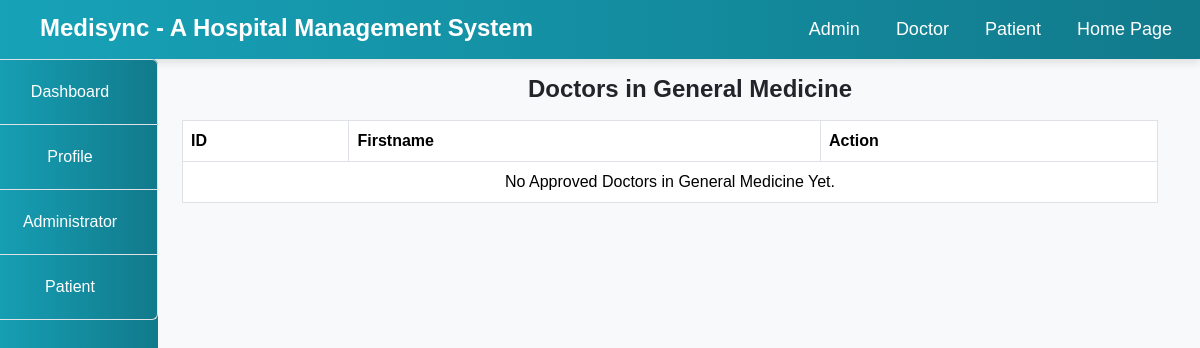
Page /Hospital/admin/doctor_details.php?department=General Medicine on the earlier database version.
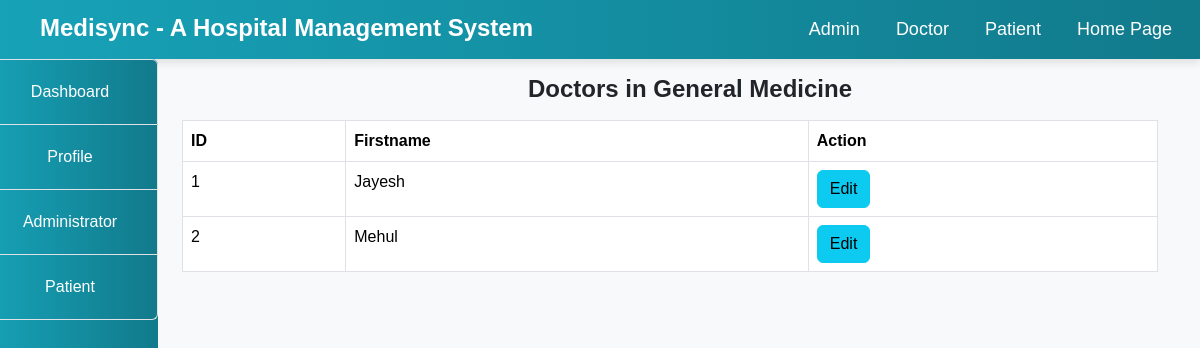
Same page on the later database version.
### tables this page shows
CREATE TABLE `doctors` (
  `id` int(100) NOT NULL,
  `firstname` varchar(100) NOT NULL,
  `surname` varchar(100) NOT NULL,
  `username` varchar(100) NOT NULL,
  `email` varchar(100) NOT NULL,
  `gender` varchar(100) NOT NULL,
  `phone` varchar(100) NOT NULL,
  `city` varchar(100) NOT NULL,
  `qualification` varchar(100) NOT NULL,
  `experience` varchar(100) NOT NULL,
  `password` varchar(100) NOT NULL,
  `salary` varchar(100) NOT NULL,
  `department` varchar(100) NOT NULL,
  `date_reg` varchar(100) NOT NULL,
  `status` text NOT NULL,
  `profile` varchar(100) NOT NULL
);

### Hospital/admin/doctor_details.php (the view, shortened to what this page needs)
<?php
include("../include/connection.php");
$department = isset($_GET['department']) ? mysqli_real_escape_string($connect, $_GET['department']) : '';
?>
<!DOCTYPE html>
<html lang="en">
<head>
</head>
<body>
    <?php
    include("../include/header.php");
    include("../include/connection.php");
    ?>
    <div class="container-fluid">
        <div class="col-md-12">
            <div class="row">
                <div class="col-md-2" style="margin-left: -30px;">
                    <?php include("sidenav.php"); ?>
                </div>
                <div class="col-md-10">
                    <h5 class="text-center my-3">Doctors in <?php echo htmlspecialchars($department); ?></h5>
                    <?php
                        $query = "SELECT * FROM doctors WHERE status='Approved' AND department='$department' ORDER BY date_reg ASC";
                        $res = mysqli_query($connect, $query);
                        echo "<table class='table table-bordered'>
                                <thead>
                                    <tr>
                                        <th>ID</th>
                                        <th>Firstname</th>
                                        <th>Action</th>
                                    </tr>
                                </thead>
                                <tbody>";
                        if (mysqli_num_rows($res) < 1) {
                            echo "
                            <tr>
                                <td colspan='3' class='text-center'>No Approved Doctors in $department Yet.</td>
                            </tr>";
                        } else {
                            while ($row = mysqli_fetch_array($res)) {
                                echo "
                                <tr>
                                    <td>{$row['id']}</td>
                                    <td>{$row['firstname']}</td>
                                    <td>
                                        <a href='edit.php?id={$row['id']}'>
                                            <button class='btn btn-info'>Edit</button>
                                        </a>
                                    </td>
                                </tr>";
                            }
                        }
                        echo "</tbody></table>";
                    ?>
                </div>
            </div>
        </div>
    </div>
</body>
</html>

Differences in the rows shown:
now on this page (row edited): doctors: id "1", firstname "Jayesh"
now on this page (row edited): doctors: id "2", firstname "Mehul"
Other differences:
$department: "General Medicine" → (not shown)
text no longer shown: "No Approved Doctors in Yet."
